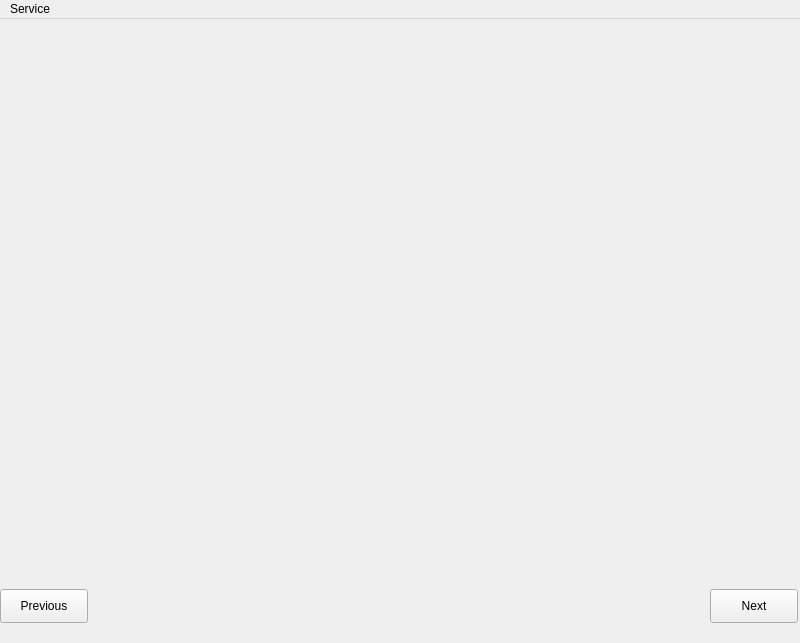
<?xml version="1.0" encoding="UTF-8"?>
<ui version="4.0">
 <class>ServiceConfiguratorWidget</class>
 <widget class="QMainWindow" name="ServiceConfiguratorWidget">
  <property name="geometry">
   <rect>
    <x>0</x>
    <y>0</y>
    <width>800</width>
    <height>643</height>
   </rect>
  </property>
  <property name="windowTitle">
   <string>MainWindow</string>
  </property>
  <widget class="QWidget" name="centralwidget">
   <widget class="QuestionDisplayWidget" name="question_widget" native="true">
    <property name="geometry">
     <rect>
      <x>0</x>
      <y>0</y>
      <width>801</width>
      <height>571</height>
     </rect>
    </property>
   </widget>
   <widget class="QPushButton" name="prev_btn">
    <property name="geometry">
     <rect>
      <x>0</x>
      <y>570</y>
      <width>88</width>
      <height>34</height>
     </rect>
    </property>
    <property name="text">
     <string>Previous</string>
    </property>
   </widget>
   <widget class="QPushButton" name="next_btn">
    <property name="geometry">
     <rect>
      <x>710</x>
      <y>570</y>
      <width>88</width>
      <height>34</height>
     </rect>
    </property>
    <property name="text">
     <string>Next</string>
    </property>
   </widget>
  </widget>
  <widget class="QMenuBar" name="menubar">
   <property name="geometry">
    <rect>
     <x>0</x>
     <y>0</y>
     <width>800</width>
     <height>30</height>
    </rect>
   </property>
   <widget class="QMenu" name="menuService">
    <property name="title">
     <string>Service</string>
    </property>
    <addaction name="actionOpen"/>
    <addaction name="actionReset"/>
    <addaction name="actionSave_as"/>
   </widget>
   <addaction name="menuService"/>
  </widget>
  <action name="actionOpen">
   <property name="text">
    <string>Open</string>
   </property>
   <property name="toolTip">
    <string>Open JSON file containing one or more services</string>
   </property>
   <property name="shortcut">
    <string>Ctrl+O</string>
   </property>
  </action>
  <action name="actionReset">
   <property name="text">
    <string>Reset</string>
   </property>
   <property name="toolTip">
    <string>Reset current configuration</string>
   </property>
   <property name="shortcut">
    <string>Ctrl+R</string>
   </property>
  </action>
  <action name="actionSave_as">
   <property name="text">
    <string>Save as ...</string>
   </property>
   <property name="toolTip">
    <string>Save configuration in JSON format</string>
   </property>
   <property name="shortcut">
    <string>Ctrl+Shift+S</string>
   </property>
  </action>
 </widget>
 <customwidgets>
  <customwidget>
   <class>QuestionDisplayWidget</class>
   <extends>QWidget</extends>
   <header>question_display_widget.h</header>
   <container>1</container>
  </customwidget>
 </customwidgets>
 <resources/>
 <connections/>
</ui>
